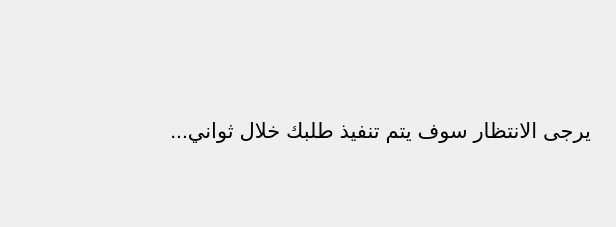
<?xml version="1.0" encoding="UTF-8"?>
<ui version="4.0">
 <class>Dialog</class>
 <widget class="QDialog" name="Dialog">
  <property name="geometry">
   <rect>
    <x>0</x>
    <y>0</y>
    <width>616</width>
    <height>227</height>
   </rect>
  </property>
  <property name="windowTitle">
   <string>Dialog</string>
  </property>
  <widget class="QLabel" name="label">
   <property name="geometry">
    <rect>
     <x>10</x>
     <y>60</y>
     <width>581</width>
     <height>141</height>
    </rect>
   </property>
   <property name="font">
    <font>
     <family>Segoe UI</family>
     <pointsize>16</pointsize>
    </font>
   </property>
   <property name="text">
    <string>يرجى الانتظار سوف يتم تنفيذ طلبك خلال ثواني...</string>
   </property>
  </widget>
 </widget>
 <resources/>
 <connections/>
</ui>
